Frame 1 (no input): blank canvas, image omitted
Frame 60 (no input): blank canvas, image omitted
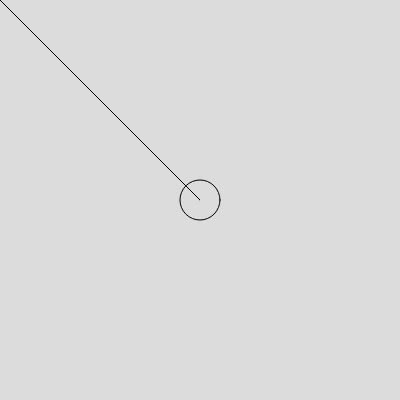
Frame 120 (the mouse pressed at the canvas centre since frame 60)

The p5.js sketch whose frames 1 and 60 were blank and that drew this single picture after the mouse press (run headless with seeded random() and noise() and a simulated clock; from frame 60 on, the mouse is pressed at the canvas centre):

// p5.js sketch
// ── sketch.js
let verts = []
let maxVerts=120

function setup() {
  createCanvas(400, 400);
  background(220);
  
}

function draw() {
  background(220)
  beginShape()
  noFill()
verts.forEach(function(vert){
  vertex(vert.x, vert.y)
})
  endShape()
  ellipse(mouseX, mouseY, 40)
  verts.push({x: mouseX, y: mouseY})
  text(verts.length, 100, 100)
  if(verts.length>maxVerts){
    verts.shift()
  }
}
